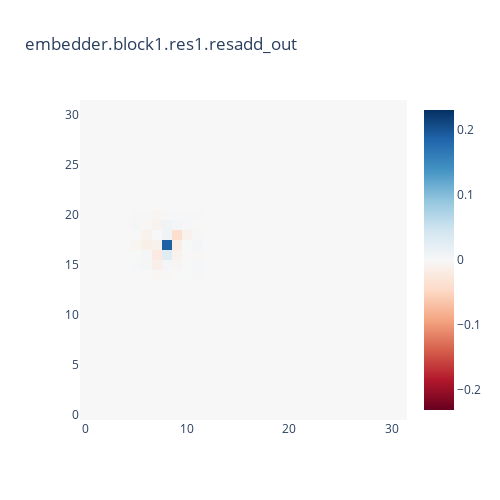
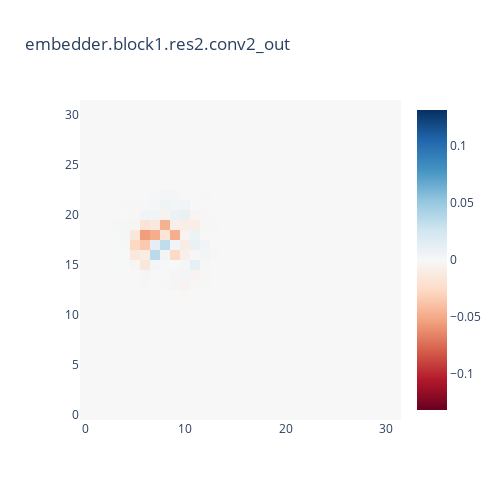
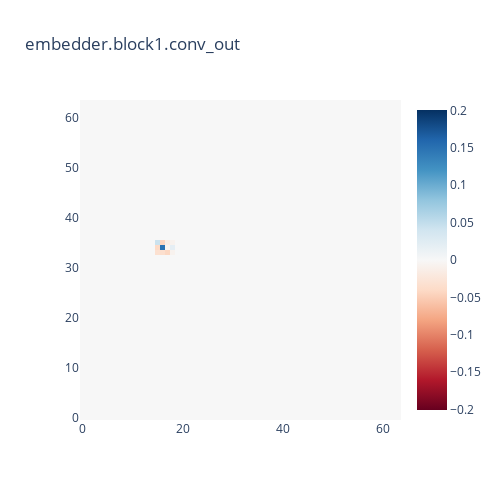
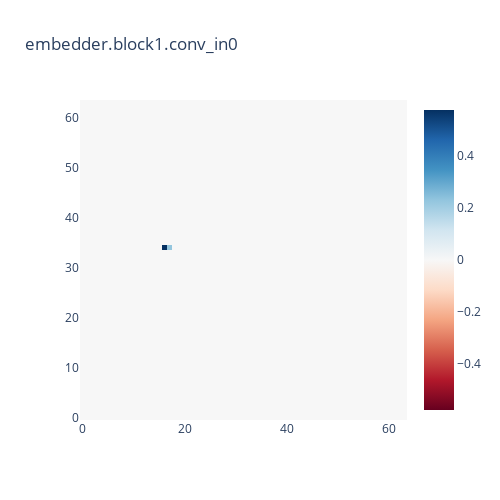

Source (notebook cell) for these figures, in order:
### Code cell
# Visualize the activations at each layer, given this observation difference
channel_slider = IntSlider(min=0, max=127, step=1, value=0)
@interact
def plot_activations_interactive(label=Dropdown(options=labels), channel=channel_slider):
    # Set max channel to be the max channel at this layer
    channel_slider.max = hook.get_value_by_label(label).shape[1] - 1
    # Ensure that the figure only displays once in the output
    clear_output()

    plot_activation_diffs(label=label, channel=channel, obs=obs)

### Figure 1 — Plotly figure (JSON) as saved in the notebook; plotly's stock layout.template omitted (floating-point values rounded to 4 significant figures; data arrays with more than 128 entries replaced by an {"elided": "..."} marker saying what was removed)
{"data": [{"colorscale": [[0, "rgb(103,0,31)"], [0.1, "rgb(178,24,43)"], [0.2, "rgb(214,96,77)"], [0.3, "rgb(244,165,130)"], [0.4, "rgb(253,219,199)"], [0.5, "rgb(247,247,247)"], [0.6, "rgb(209,229,240)"], [0.7, "rgb(146,197,222)"], [0.8, "rgb(67,147,195)"], [0.9, "rgb(33,102,172)"], [1, "rgb(5,48,97)"]], "type": "heatmap", "uid": "ab93e61b-e0f9-4f85-a3ac-fcc33cbbbc51", "z": {"elided": "32x32 float values"}, "zmax": 0.2307, "zmid": 0, "zmin": -0.2307}], "layout": {"height": 500, "title": {"text": "embedder.block1.res1.resadd_out"}, "width": 500}}

### Figure 2 — Plotly figure (JSON) as saved in the notebook; plotly's stock layout.template omitted (floating-point values rounded to 4 significant figures; data arrays with more than 128 entries replaced by an {"elided": "..."} marker saying what was removed)
{"data": [{"colorscale": [[0, "rgb(103,0,31)"], [0.1, "rgb(178,24,43)"], [0.2, "rgb(214,96,77)"], [0.3, "rgb(244,165,130)"], [0.4, "rgb(253,219,199)"], [0.5, "rgb(247,247,247)"], [0.6, "rgb(209,229,240)"], [0.7, "rgb(146,197,222)"], [0.8, "rgb(67,147,195)"], [0.9, "rgb(33,102,172)"], [1, "rgb(5,48,97)"]], "type": "heatmap", "uid": "fa0d4a7e-dedc-4694-a617-8c6abf19f0b0", "z": {"elided": "32x32 float values"}, "zmax": 0.1316, "zmid": 0, "zmin": -0.1316}], "layout": {"height": 500, "title": {"text": "embedder.block1.res2.conv2_out"}, "width": 500}}

### Figure 3 — Plotly figure (JSON) as saved in the notebook; plotly's stock layout.template omitted (floating-point values rounded to 4 significant figures; data arrays with more than 128 entries replaced by an {"elided": "..."} marker saying what was removed)
{"data": [{"colorscale": [[0, "rgb(103,0,31)"], [0.1, "rgb(178,24,43)"], [0.2, "rgb(214,96,77)"], [0.3, "rgb(244,165,130)"], [0.4, "rgb(253,219,199)"], [0.5, "rgb(247,247,247)"], [0.6, "rgb(209,229,240)"], [0.7, "rgb(146,197,222)"], [0.8, "rgb(67,147,195)"], [0.9, "rgb(33,102,172)"], [1, "rgb(5,48,97)"]], "type": "heatmap", "uid": "6b3c3136-16ef-4469-bc07-6712cd94d3bc", "z": {"elided": "64x64 float values"}, "zmax": 0.2005, "zmid": 0, "zmin": -0.2005}], "layout": {"height": 500, "title": {"text": "embedder.block1.conv_out"}, "width": 500}}

### Figure 4 — Plotly figure (JSON) as saved in the notebook; plotly's stock layout.template omitted (floating-point values rounded to 4 significant figures; data arrays with more than 128 entries replaced by an {"elided": "..."} marker saying what was removed)
{"data": [{"colorscale": [[0, "rgb(103,0,31)"], [0.1, "rgb(178,24,43)"], [0.2, "rgb(214,96,77)"], [0.3, "rgb(244,165,130)"], [0.4, "rgb(253,219,199)"], [0.5, "rgb(247,247,247)"], [0.6, "rgb(209,229,240)"], [0.7, "rgb(146,197,222)"], [0.8, "rgb(67,147,195)"], [0.9, "rgb(33,102,172)"], [1, "rgb(5,48,97)"]], "type": "heatmap", "uid": "afa87dc2-fd4d-47b9-8f70-461259000d25", "z": {"elided": "64x64 float values"}, "zmax": 0.5765, "zmid": 0, "zmin": -0.5765}], "layout": {"height": 500, "title": {"text": "embedder.block1.conv_in0"}, "width": 500}}
